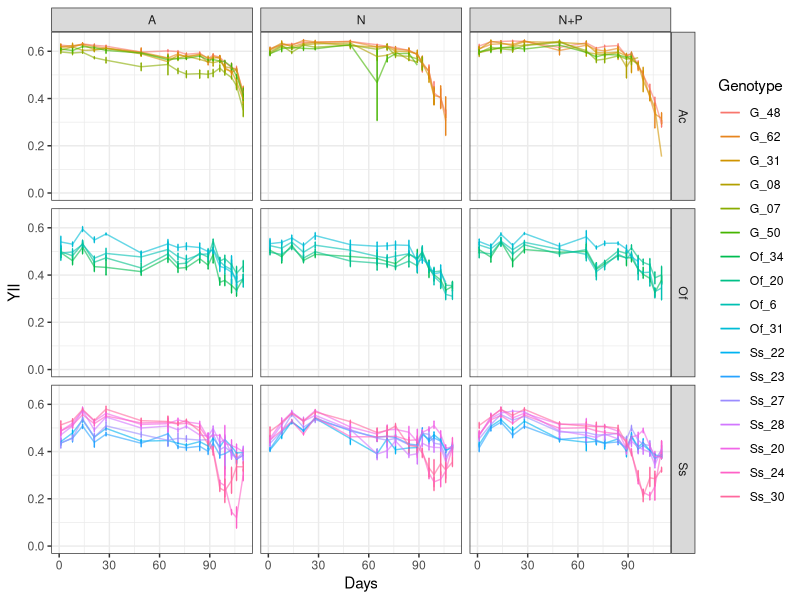
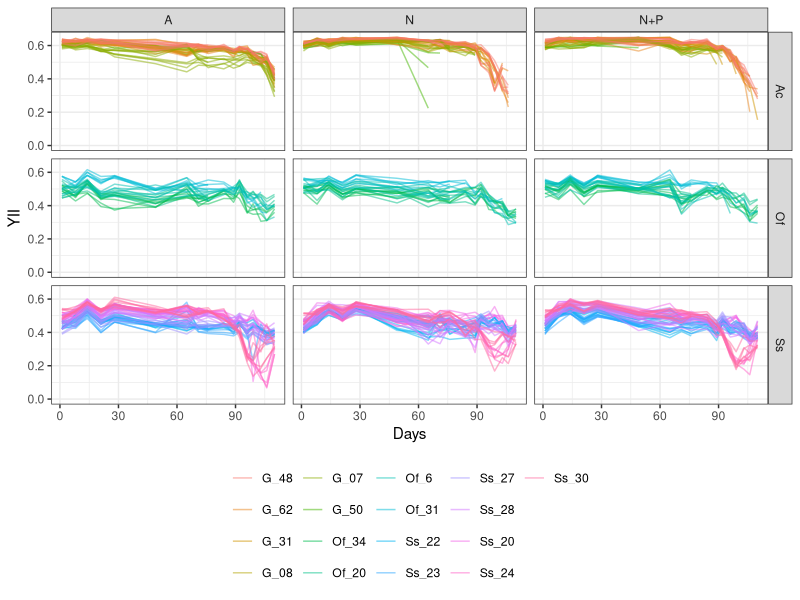
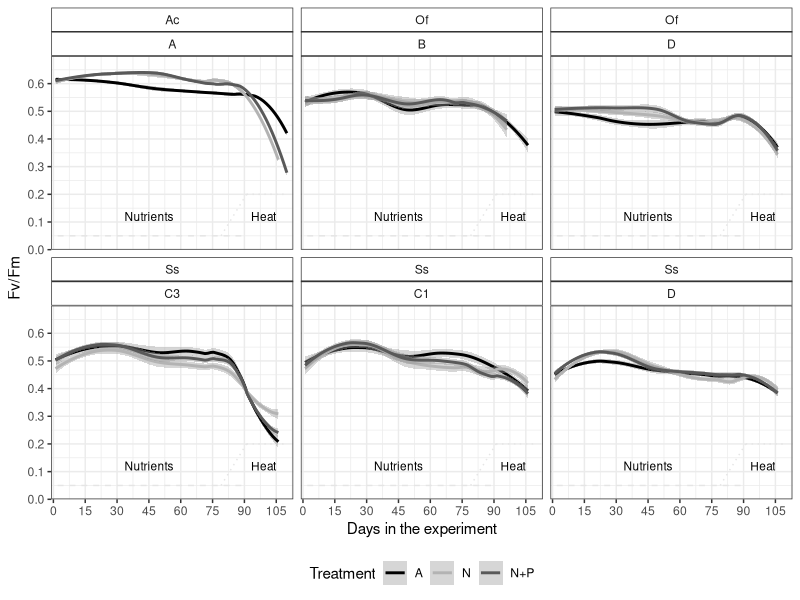
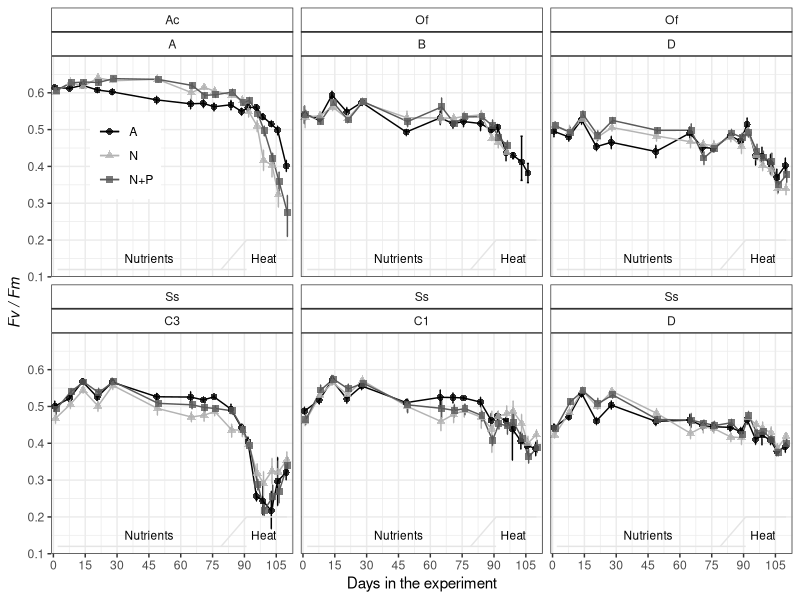
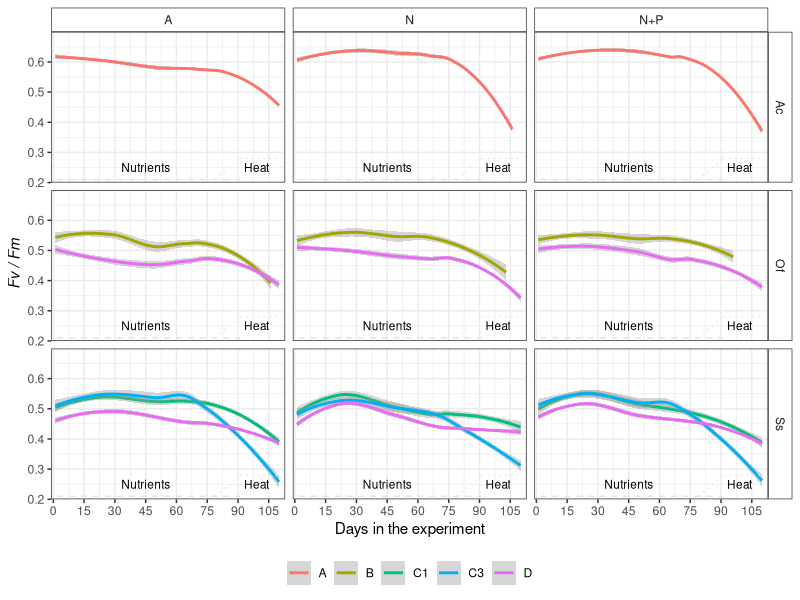

Reproduce these figures in R, in order. (Note: this script raises an error after producing the figures.)
## ---- chunk 1
knitr::opts_chunk$set(echo = TRUE, warning=FALSE, message=FALSE, fig.width=7, fig.height=7)
## ---- chunk 2

# Load libraries and sources required to run the script
    library(tidyverse)
    library(ggthemes)
    library(lmerTest)
    library(emmeans)
    library(multcomp)
    library(effects)
    library(gridExtra)
    library(rstatix)

# Default ggplot settings

    Fill.colour<-scale_colour_manual(values = c("black", "gray70", "gray35"))

    ggthe_bw<-theme(plot.background=element_blank(),
          panel.grid.major.y = element_blank(),
          panel.grid.major.x = element_blank(),
          panel.grid.minor.x = element_blank(),
          panel.grid.minor.y = element_blank(),
          legend.box.background = element_rect(),
          panel.background =element_rect(fill = NA, color = "black")
          )+
    theme_bw()
## ---- chunk 3
  YII.data<-read.csv("YII_Data/All_YII_data.csv", header = T)
  summary(YII.data)
## ---- chunk 4
# Organize data type
      YII.data$Date<-as.Date(YII.data$Date, "%Y-%m-%d")
      YII.data$Days<-(as.numeric(YII.data$Date) -17485)
      #Time as a factor, not as int
      str(YII.data)
      YII.data$DaysF<-as.factor(YII.data$Days)

      
      YII.data$Spp <- as.factor(YII.data$Spp)
      
      YII.data$Treatment <- as.factor(YII.data$Treatment)
      
      YII.data$Genotype<-factor(as.character(YII.data$Genotype), 
                             levels=c("G_48", "G_62","G_31", 
                                      "G_08","G_07", "G_50", 
                            "Of_34","Of_20","Of_6", "Of_31",
                            "Ss_22","Ss_23","Ss_27", "Ss_28",
                            "Ss_20", "Ss_24","Ss_30"
                             ))  # D dominance order
      YII.data$Community <- factor(YII.data$Community, 
                                   levels = c("A", "B", "C3", "C1", "D"))
      
# Check the data
      str(YII.data)
      summary(YII.data)
## ---- chunk 5
 # Remove baseline values
      YII.data<-subset(YII.data, Days>-1)
    # Remove recovery values
      YII.data<-subset(YII.data, Days<112)
      # write.csv(YII.data, "Outputs/Experiment_YII_data.csv", row.names = F)  
    # YII.Wide<- reshape(YII.data, idvar = "Fragment", timevar = "Days", direction = "wide")
      
      Spp.fragments<-YII.data %>% 
        group_by(Spp, Genotype, Treatment, Replicate) %>% count(Fragment)
      Spp.fragments
      #write.csv(Spp.fragments, "Outputs/Meassurments_perFragments.csv", row.names = F)

# Subset data 
      YII.nutrients<-subset(YII.data, Days<80)
      YII.heat<-subset(YII.data, Days>75)

## ---- chunk 6
YII_Colony<- ggplot(YII.data, aes (Days, YII, colour=Genotype)) +
        stat_summary(fun.data = "mean_cl_boot",geom = "errorbar", width = 0.5)+
        stat_summary(fun.y=mean, geom="line", alpha=0.6) +   theme_bw()
      YII_Colony + ylim(0.0, 0.65) + facet_grid (Spp~Treatment)
      
YII_Frag_Gen<- ggplot(YII.data, aes (Days, YII, colour=Genotype, group=Fragment)) +
        stat_summary(fun.y=mean, geom="line", alpha=0.5) +  
        theme_bw() + theme(legend.position = "bottom",
                           legend.title = element_blank())
      YII_Frag_Gen + ylim(0.0, 0.65) + facet_grid (Spp~Treatment)
## ---- chunk 7

DropPlot<-YII.data[which(YII.data$Spp !="Ac" &
                        YII.data$DaysF==110),]

YII.datab<-YII.data[!(YII.data$Sample) %in% (DropPlot$Sample),]
  
YII_Treat<- ggplot(YII.datab, aes (Days, YII, colour=Treatment)) +
        #stat_summary(fun.data = "mean_cl_boot",geom = "errorbar", 
        #             width = 0.2, position = position_dodge(1) ) +
        ggthe_bw+ Fill.colour +
        # stat_summary(fun.y=mean, geom="point")  +
        theme(legend.position="bottom",
              strip.background = element_rect(fill="white"))+
        scale_y_continuous(limits = c(0, 0.7),
                           breaks = seq(0, 0.6, 0.1),  
                           expand = c(0, 0),
                           name=("Fv/Fm")) +
        scale_x_continuous(name="Days in the experiment",
                           limits = c(-1,113),
                           breaks = seq(0, 113, 15),  
                           expand = c(0, 0))+
        annotate("segment", x = 2, xend = 91, y = 0.05, yend = 0.05,
                  colour = "gray90", linetype=2)+
        annotate("segment", x = 79, xend = 91, y = 0.05, yend = 0.20,
                  colour = "gray90", linetype=3)+
        annotate("segment", x = 91, xend = 110, y = 0.20, yend = 0.20,
                  colour = "gray90", linetype=3)+
        annotate("text", x = 45, y = 0.12, label = "Nutrients", size=3)+
        annotate("text", x = 99, y = 0.12, label = "Heat", size=3)
#YII_Treat + facet_grid (~Spp) + geom_smooth(span=0.5)

All_SppFif<-YII_Treat + facet_wrap (Spp~Community) + geom_smooth(span=0.5)
All_SppFif

#ggsave(file="Outputs/All_spp_YII_Treatb.svg", plot=All_SppFif, width=7, height=6)

## ---- chunk 8

YII_Treat_BW<- ggplot(data=YII.data, aes (Days, YII, colour=factor(Treatment), shape=factor(Treatment))) + 
        ggthe_bw + Fill.colour+
        stat_summary(fun.data = "mean_cl_boot",geom = "errorbar", width = 1,
                     position = position_dodge(1) )+
        stat_summary(fun.y=mean, geom="line", position = position_dodge(1), 
                     linetype=1, alpha=1) + 
         stat_summary(fun.y=mean, geom="point", size = 2,
                   position=position_dodge(width=1), alpha=0.8)  +
        theme(legend.position=c(0.1, 0.8),
        legend.title = element_blank(), 
        strip.background =element_rect(fill=NA)) + # geom_smooth()+
      
    scale_y_continuous(limits = c(0.1, 0.7),
                           breaks = seq(0.1, 0.6, 0.1),  
                           expand = c(0, 0),
                           name=expression(~italic("Fv / Fm"))) +
        scale_x_continuous(name="Days in the experiment",
                           limits = c(-1,113),
                           breaks = seq(0, 113, 15),  
                           expand = c(0, 0))+
        annotate("segment", x = 2, xend = 91, y = 0.12, yend = 0.12,
                  colour = "gray90", linetype=1)+
        annotate("segment", x = 79, xend = 91, y = 0.12, yend = 0.20,
                  colour = "gray90", linetype=1)+
        annotate("segment", x = 91, xend = 110, y = 0.20, yend = 0.20,
                  colour = "gray90", linetype=1)
        
      
  Figure3b<-YII_Treat_BW + #facet_grid (Spp~.)+
        annotate("text", x = 45, y = 0.15, label = "Nutrients", size=3)+
        annotate("text", x = 99, y = 0.15, label = "Heat", size=3)+
        facet_wrap(Spp~Community)
  Figure3b
#ggsave(file="Outputs/Fig_3b_Acer_YII_Treat.svg", plot=Figure3, width=3.5, height=3)
## ---- chunk 9
YII_Treat_Sym_Spp<- ggplot(data=subset(YII.data), aes (Days, YII, colour=factor(InitialCommunity))) +
         ggthe_bw + geom_smooth()+
   theme(legend.position="bottom", 
              legend.title = element_blank(),
              strip.background = element_rect(fill="white"))+
  scale_y_continuous(limits = c(0.2, 0.7),
                           breaks = seq(0.1, 0.65, 0.1),  
                           expand = c(0, 0),
                           name=expression(~italic("Fv / Fm"))) +
  scale_x_continuous(name="Days in the experiment",
                           limits = c(-1,113),
                           breaks = seq(0, 113, 15),  
                           expand = c(0, 0))+
  annotate("segment", x = 2, xend = 91, y = 0.21, yend = 0.21,
                  colour = "gray90", linetype=2)+
  annotate("segment", x = 79, xend = 91, y = 0.21, yend = 0.28,
                  colour = "gray90", linetype=3)+
  annotate("segment", x = 91, xend = 110, y = 0.28, yend = 0.28,
                  colour = "gray90", linetype=3)

        
Figure3c<-YII_Treat_Sym_Spp + facet_grid (Spp~Treatment)+
        annotate("text", x = 45, y = 0.25, label = "Nutrients", size=3)+
        annotate("text", x = 99, y = 0.25, label = "Heat", size=3)
Figure3c

## ---- chunk 10

# All spp together
      LME1<-lmer(YII ~ Treatment * DaysF * Spp + (1|Genotype),
                REML=TRUE, data=YII.data, na.action=na.omit)
       lmerTest::step (LME1)
       drop1(LME1, test = "Chisq")
       #summary(LME1)
       anova(LME1)
       ranova(LME1)
      
      # EMMs
      All.YII.emm<-emmeans(LME1, ~Treatment * DaysF* Spp)
      emmip(LME1, ~DaysF|Treatment|Spp, CIs = TRUE) + theme_bw() + facet_grid(Spp~Treatment)
  # Spp responded differently, do separate analysis for each one
## ---- chunk 11
YII.Acer<-subset(YII.data, Spp=="Ac")
YII.Acer$Nutrients<-"Nutrients"
YII.Acer$Nutrients[YII.Acer$Treatment=="A"]<-"Ambient"
## ---- chunk 12
# 1. Find the best model
YII.Acer$DaysF<-as.factor(YII.Acer$Days)

LME_Acer<-lmerTest::lmer(YII ~ Treatment * DaysF + 
                             (1|Genotype) + (1|Replicate) +  (1|Fragment), 
                              data=YII.Acer, na.action=na.omit)
      #summary(LME_Acer)
      
      Step.LME_Acer<-step (LME_Acer) # Replicate is not significant
      anova(LME_Acer)
      ranova(LME_Acer)# Replicate is not significant
      
      # Drop (1|Replicate)
      final_fm <- get_model(Step.LME_Acer)
      #summary(final_fm)
      
  LME_Acer1<-lmerTest::lmer(YII ~ Treatment * DaysF + 
                             (1|Genotype/Fragment), 
                              data=subset(YII.data, Spp=="Ac"), na.action=na.omit)
      
  ranova(LME_Acer1)
  
  LME_Acer2<-lmerTest::lmer(YII ~ Treatment * DaysF + 
                             (1|Genotype) +  (1|Fragment), 
                              data=subset(YII.data, Spp=="Ac"), na.action=na.omit)
  ranova(LME_Acer2)    
  
  anova(LME_Acer1, LME_Acer2) # LME_Acer1 and LME_Acer2 are the same 
  
#2. Extract EMMs
      Acer.YII.emm<-emmeans(LME_Acer1, ~Treatment | DaysF)
      contrast(Acer.YII.emm, "tukey")
      
      Acer.YII.emm<-emmeans(LME_Acer1, ~Treatment * DaysF)
      
      # Effect plot options
      emmip(LME_Acer, ~DaysF|Treatment, CIs = TRUE) + theme_bw() # interaction plot of predictions
      
      Acer.YII_groups<-cld(Acer.YII.emm, by=NULL) # compact-letter display
      Acer.YII_groups<-Acer.YII_groups[order(Acer.YII_groups$Treatment, Acer.YII_groups$Day),]
      Acer.YII_groups
      #write.csv(Acer.YII_groups, "Outputs/Multicomp_AcerYII.csv", row.names = F)
## ---- chunk 13
#Time as a factor, not as int
      str(YII.data)
      YII.data$DaysF<-as.factor(YII.data$Days)
## ---- chunk 14

YII.Ofav<-subset(YII.data, Spp=="Of")

YII.Ofav.0<-subset(YII.Ofav, Days<2)
YII.Ofav.C<-subset(YII.Ofav, Days<77)
YII.Ofav.C.1<-subset(YII.Ofav.C, Days>2)
YII.Ofav.H<-subset(YII.Ofav, Days>75)

## ---- chunk 15

YII.Ssid<-subset(YII.data, Spp=="Ss")

YII.Ssid.0<-subset(YII.Ssid, Days<2)
YII.Ssid.C<-subset(YII.Ssid, Days<77)
YII.Ssid.C.1<-subset(YII.Ssid.C, Days>2)
YII.Ssid.H<-subset(YII.Ssid, Days>75)

## ---- chunk 16

LME_Ofav0<-lmer(YII ~ Treatment + InitialCommunity + (1|Replicate), 
                     data=YII.Ofav.0)
     #step (LME_Ofav0) 
     anova(LME_Ofav0) # Treatment not significant        
     ranova(LME_Ofav0) #  Replicate is not significant         
     

LME_Ofav0<-lm(YII ~ InitialCommunity, data=YII.Ofav.0)
     step (LME_Ofav0) 
     anova(LME_Ofav0)         

# EMMs
    Ofav.YII.emm0<-emmeans(LME_Ofav0, ~ InitialCommunity)
      # contrast(Ssid.YII.emm, "tukey")
      
      # Tukey comparison (do not trust CI to compare EMMs)
      plot(emmeans(LME_Ofav0, ~InitialCommunity), comparisons = TRUE) +
        coord_flip(xlim = NULL, ylim = NULL, expand = TRUE) +
        theme_bw()
      
      Ofav.YII_groups0<-cld(Ofav.YII.emm0, by=NULL) # compact-letter display
      Ofav.YII_groups0
      # write.csv(Ofav.YII_groups0, "Outputs/Multicomp_OfavYII0.csv", row.names = F)

## ---- chunk 17

LME_Ssid0<-lmer(YII ~ Treatment + InitialCommunity + (1|Replicate), 
                     data=YII.Ssid.0)
     step (LME_Ssid0) #  Treatemnt and replicate are significant :/
     anova(LME_Ssid0)         
     ranova(LME_Ssid0)         
     

# EMMs
      Ssid.YII.emm0<-emmeans(LME_Ssid0, ~ InitialCommunity)
      # contrast(Ssid.YII.emm, "tukey")
      
      # Tukey comparison (do not trust CI to compare EMMs)
      plot(emmeans(LME_Ssid0, ~InitialCommunity), comparisons = TRUE) +
        coord_flip(xlim = NULL, ylim = NULL, expand = TRUE) +
        theme_bw()
      
      Ssid.YII_groups0<-cld(Ssid.YII.emm0, by=NULL) # compact-letter display
      Ssid.YII_groups0
      # write.csv(Ssid.YII_groups0, "Outputs/Multicomp_SsidYII0.csv", row.names = F)

## ---- chunk 18
LME_Ofav1.1<-lmer(YII ~ Treatment * InitialCommunity + (1|Fragment), 
                     data=YII.Ofav.C.1)
     step (LME_Ofav1.1) #  Replicate is significant
     anova(LME_Ofav1.1)         
     ranova(LME_Ofav1.1)         
     
# EMMs
    Ofav.YII.emm1.1<-emmeans(LME_Ofav1.1, ~ InitialCommunity|Treatment)
    # contrast(Ssid.YII.emm, "tukey")
      
    # Tukey comparison (do not trust CI to compare EMMs)
      plot(emmeans(LME_Ofav1.1, ~Treatment|InitialCommunity), comparisons = TRUE) +
      coord_flip(xlim = NULL, ylim = NULL, expand = TRUE) + facet_grid(~InitialCommunity) +
        theme_bw()
      
      Ofav.YII.emm1.1<-cld(Ofav.YII.emm1.1, by=NULL) # compact-letter display
      Ofav.YII.emm1.1
      #write.csv(Ofav.YII.emm1.1, "Outputs/Multicomp_OfavYII1.csv", row.names = F)

## ---- chunk 19
 
# 1. Ofav- Days 
      LME_Ofav<-lmer(YII ~ Treatment * Days * InitialCommunity +
                       (1|Genotype) + (1|Fragment) +(1|Replicate), 
                        data=YII.Ofav.C, na.action=na.omit)
      lmerTest::step (LME_Ofav) # Replicate is not significant
      ranova(LME_Ofav)
      
      LME_Ofav1<-lmer(YII ~ Treatment * Days * InitialCommunity + 
                        (1 | Genotype/Fragment),
                      data=YII.Ofav.C, na.action=na.omit)
      lmerTest::step (LME_Ofav1)
      
      
# 2. Predict values:
    pred_Ofav1 <- predict(LME_Ofav1,re.form = NA)

  #3. Bootstrap CI:
    OF.boot1 <- bootMer(LME_Ofav1, predict, nsim = 1000, re.form = NULL) # include random effects, reduce CI lot!
    std.err <- apply(OF.boot1$t, 2, sd)
    CI.lo_1 <- pred_Ofav1 - std.err*1.96
    CI.hi_1 <- pred_Ofav1 + std.err*1.96

  #Plot
  Model_of_1b_plot<- ggplot(
    YII.Ofav.C, aes(x = Days, y = YII, colour = Treatment)) +
    geom_line(aes(y = pred_Ofav1),size=2) +
    #geom_point(aes(fill=factor(Treatment)),
    #         shape = 21, colour = "black", size = 2, stroke = 0.3, alpha=0.3) +
    geom_ribbon(aes(ymin = CI.lo_1, ymax = CI.hi_1),
                size=2, alpha = 0.1, linetype = 0) +
    #scale_color_manual(values=my_colours) +
    #scale_fill_manual(values=my_colours) +
    scale_y_continuous(name=expression(~italic("Fv / Fm")),
                      limits = c(0.35, 0.61), 
                      breaks = seq(0.4, 0.6, by=0.1), expand = c(0,0))+
    scale_x_continuous("Days in the experiment", limits = c(0, 78),
                     breaks = seq(0, 76, by=7), expand = c(0,0))+
    
     stat_summary(fun.data = "mean_cl_boot",geom = "errorbar", width = 1,
                   position = position_dodge(1) )+
    stat_summary(fun.y=mean, geom="line", position = position_dodge(1), 
                linetype=1, alpha=0.5) + 

    # stat_summary(fun.y=mean, geom="point", size =1,
    #             position=position_dodge(width=1), alpha=0.8)  +
    ggthe_bw
  
  Model_of_1b_plot + facet_grid(~InitialCommunity)
  
## ---- chunk 20
# 1. Ofav- Days 
      LME_Ofav<-lmer(YII ~ Treatment * DaysF * InitialCommunity +
                       (1|Genotype) + (1|Fragment) +(1|Replicate), 
                        data=YII.Ofav.C, na.action=na.omit)
      lmerTest::step (LME_Ofav) # Replicate is not significant
      ranova(LME_Ofav)
      
      LME_Ofav1.2<-lmer(YII ~ Treatment * DaysF * InitialCommunity + 
                        (1|Fragment),
                      data=YII.Ofav.C, na.action=na.omit)
      lmerTest::step (LME_Ofav1.2)
      
      
  # 2. Predict values:
    pred_Ofav1.2 <- predict(LME_Ofav1.2,re.form = NA)

  #3. Bootstrap CI:
    OF.boot1.2 <- bootMer(LME_Ofav1.2, predict, nsim = 1000, re.form = NULL) # include random effects, reduce CI lot!
    std.err <- apply(OF.boot1.2$t, 2, sd)
    CI.lo_1 <- pred_Ofav1.2 - std.err*1.96
    CI.hi_1 <- pred_Ofav1.2 + std.err*1.96

  #Plot
  Model_of_1.2_plot<- ggplot(
    YII.Ofav.C, aes(x = Days, y = YII, colour = Treatment)) +
    geom_line(aes(y = pred_Ofav1.2),size=2) +
    #geom_point(aes(fill=factor(Treatment)),
    #         shape = 21, colour = "black", size = 2, stroke = 0.3, alpha=0.3) +
    geom_ribbon(aes(ymin = CI.lo_1, ymax = CI.hi_1),
                size=2, alpha = 0.1, linetype = 0) +
    #scale_color_manual(values=my_colours) +
    #scale_fill_manual(values=my_colours) +
    scale_y_continuous(name=expression(~italic("Fv / Fm")),
                       limits = c(0.35, 0.61), 
                       breaks = seq(0.4, 0.6, by=0.1), expand = c(0,0))+
    scale_x_continuous("Days in the experiment", limits = c(0, 78),
                     breaks = seq(0, 76, by=7), expand = c(0,0))+
    
     stat_summary(fun.data = "mean_cl_boot",geom = "errorbar", width = 1,
                   position = position_dodge(1) )+
      stat_summary(fun.y=mean, geom="point", size =1,
                   position=position_dodge(width=1), alpha=0.8)  +
    ggthe_bw
  
  Model_of_1.2_plot + facet_grid(~InitialCommunity)
  
  # EMMs
    Ofav.YII.emmC<-emmeans(LME_Ofav1.2, ~Treatment * DaysF * InitialCommunity)
    #contrast(Ofav.YII.emm, "tukey")
      
      
      # Ofav.YII_groupsC<-cld(Ofav.YII.emmC, by=NULL) # compact-letter display
      # Ofav.YII_groupsC<-Ofav.YII_groupsC[order(
      #   Ofav.YII_groupsC$Days,
      #   Ofav.YII_groupsC$Treatment,
      #   Ofav.YII_groupsC$InitialCommunity),]
      # Ofav.YII_groupsC
      # write.csv(Ofav.YII_groupsC, "Outputs/Multicomp_OfavYIIC.csv", row.names = F)
## ---- chunk 21
LME_Ssid1.1<-lmer(YII ~ Treatment * InitialCommunity + (1|Fragment), 
                     data=YII.Ssid.C.1)
     step (LME_Ssid1.1) #  Replicate is significant
     anova(LME_Ssid1.1)         
     ranova(LME_Ssid1.1)         
     
# EMMs
    Ssid.YII.emm1.1<-emmeans(LME_Ssid1.1, ~ InitialCommunity|Treatment)
    # contrast(Ssid.YII.emm, "tukey")
      
    # Tukey comparison (do not trust CI to compare EMMs)
      plot(emmeans(LME_Ssid1.1, ~Treatment|InitialCommunity), comparisons = TRUE) +
      coord_flip(xlim = NULL, ylim = NULL, expand = TRUE) + facet_grid(~InitialCommunity)+
        theme_bw()
      
      Ssid.YII.Groups1.1<-cld(Ssid.YII.emm1.1, by=NULL) # compact-letter display
      Ssid.YII.Groups1.1<- Ssid.YII.Groups1.1[order(
        Ssid.YII.Groups1.1$InitialCommunity, 
        Ssid.YII.Groups1.1$Treatment),]
      Ssid.YII.Groups1.1
     #write.csv( Ssid.YII.Groups1.1, "Outputs/Multicomp_SsidYII1.1.csv", row.names = F)
## ---- chunk 22
LME_Ssid<-lmer(YII ~ Treatment * Days * InitialCommunity +
                       (1|Fragment) +(1|Replicate), 
                     data=subset(YII.Ssid.C))
     step (LME_Ssid) #  Replicate is not significant
     anova(LME_Ssid)         
     ranova(LME_Ssid)         
     
LME_Ssid1<-lmer(YII ~ Treatment * Days * InitialCommunity +
                       (1|Fragment),
                     data=YII.Ssid.C, na.action=na.omit)


# EMMs
      Ssid.YII.emm1<-emmeans(LME_Ssid1, ~Treatment * Days * InitialCommunity)
      # contrast(Ssid.YII.emm, "tukey")
      
      # Effect plot options
      emmip(LME_Ssid1, ~InitialCommunity|Treatment, CIs = TRUE) + theme_bw() # interaction plot of predictions

## ---- chunk 23
# 2. Predict values:
    predSs1 <- predict(LME_Ssid1,re.form = NA)

# 3. Bootstrap CI:
    boot1Ss <- bootMer(LME_Ssid1, predict, nsim = 1000, re.form = NULL) # include random effects, reduce CI lot!
    std.err <- apply(boot1Ss$t, 2, sd)
    CI.lo_1 <- predSs1 - std.err*1.96
    CI.hi_1 <- predSs1 + std.err*1.96
## ---- chunk 24
# 4. Plot
  Model1Ss_plot<- ggplot(
    YII.Ssid.C, aes(x = Days, y = YII, colour = Treatment)) +
    geom_line(aes(y = predSs1),size=2) +
    #geom_point(aes(fill=factor(Treatment)),
    #         shape = 21, colour = "black", size = 2, stroke = 0.3, alpha=0.5) +
    geom_ribbon(aes(ymin = CI.lo_1, ymax = CI.hi_1),
                size=2, alpha = 0.1, linetype = 0) +
    #scale_color_manual(values=my_colours) +
    #scale_fill_manual(values=my_colours) +
    scale_y_continuous(name=expression(~italic("Fv / Fm")),
                       limits = c(0.3, 0.6), 
                       breaks = seq(0.3, 0.6, by=0.1), expand = c(0,0))+
    scale_x_continuous("Days in the experiment (C phase)", limits = c(0, 78),
                     breaks = seq(0, 76, by=7), expand = c(0,0))+
    
    stat_summary(fun.data = "mean_cl_boot",geom = "errorbar", width = 1,
                   position = position_dodge(1) )+
    stat_summary(fun.y=mean, geom="line", position = position_dodge(1), 
                   linetype=1, alpha=0.5) + 
    #stat_summary(fun.y=mean, geom="point", size =1,
    #               position=position_dodge(width=1), alpha=0.8)  +
    ggthe_bw # + Fill.colour
  
  Model1Ss_plot + facet_grid(~InitialCommunity)
## ---- chunk 25
# 1. Ssid- Days 
      LME_Ssid<-lmer(YII ~ Treatment * DaysF * InitialCommunity +
                       (1|Genotype) + (1|Fragment) +(1|Replicate), 
                        data=YII.Ssid.C, na.action=na.omit)
      lmerTest::step (LME_Ssid) # Replicate is not significant
      ranova(LME_Ssid)
      
      LME_Ssid1.2<-lmer(YII ~ Treatment * DaysF * InitialCommunity + 
                        (1|Fragment),
                      data=YII.Ssid.C, na.action=na.omit)
      lmerTest::step (LME_Ssid1.2)
## ---- chunk 26
# 2. Predict values:
    pred_Ssid1.2 <- predict(LME_Ssid1.2,re.form = NA)

  #3. Bootstrap CI:
    Ss.boot1.2 <- bootMer(LME_Ssid1.2, predict, nsim = 1000, re.form = NULL) # include random effects, reduce CI lot!
    std.err <- apply(Ss.boot1.2$t, 2, sd)
    CI.lo_1 <- pred_Ssid1.2 - std.err*1.96
    CI.hi_1 <- pred_Ssid1.2 + std.err*1.96
## ---- chunk 27
# 4. Plot
  Model_Ss_1.2_plot<- ggplot(
    YII.Ssid.C, aes(x = Days, y = YII, colour = Treatment)) +
    geom_line(aes(y = pred_Ssid1.2),size=2) +
    #geom_point(aes(fill=factor(Treatment)),
    #         shape = 21, colour = "black", size = 2, stroke = 0.3, alpha=0.3) +
    geom_ribbon(aes(ymin = CI.lo_1, ymax = CI.hi_1),
                size=2, alpha = 0.1, linetype = 0) +
    #scale_color_manual(values=my_colours) +
    #scale_fill_manual(values=my_colours) +
    scale_y_continuous(name=expression(~italic("Fv / Fm")),
                       limits = c(0.35, 0.6), 
                       breaks = seq(0.4, 0.6, by=0.1), expand = c(0,0))+
    scale_x_continuous("Days in the experiment", limits = c(0, 78),
                     breaks = seq(0, 76, by=7), expand = c(0,0))+
    
    stat_summary(fun.data = "mean_cl_boot",geom = "errorbar", width = 1,
                   position = position_dodge(1) )+
    stat_summary(fun.y=mean, geom="point", size =1,
                   position=position_dodge(width=1), alpha=0.8)  +
    ggthe_bw
  
  Model_Ss_1.2_plot + facet_grid(~InitialCommunity)
## ---- chunk 28
# 5. EMMs
    Ssid.YII.emmC<-emmeans(LME_Ssid1.2, ~Treatment * DaysF * InitialCommunity)
      #contrast(Ssid.YII.emm, "tukey")
      
      
       Ssid.YII_groupsC<-cld(Ssid.YII.emmC, by=NULL) # compact-letter display
       Ssid.YII_groupsC<-Ssid.YII_groupsC[order(
         Ssid.YII_groupsC$DaysF,
         Ssid.YII_groupsC$InitialCommunity,
         Ssid.YII_groupsC$Treatment),]
       Ssid.YII_groupsC
       #write.csv(Ssid.YII_groupsC, "Outputs/Multicomp_SsidYIIC.csv", row.names = F)

## ---- chunk 29
# 1. Ofav- Days 
      LME_Ofav.H<-lmer(YII ~ Treatment * Days * InitialCommunity +
                       (1|Genotype) + (1|Fragment) +(1|Replicate), 
                        data=YII.Ofav.H, na.action=na.omit)
      lmerTest::step (LME_Ofav.H) # Replicate is not significant
      ranova(LME_Ofav.H)
      
      LME_Ofav.H1<-lmer(YII ~ Treatment * Days + 
                        (1 | Genotype/Fragment),
                      data=YII.Ofav.H, na.action=na.omit)
      lmerTest::step (LME_Ofav.H1)
## ---- chunk 30
# 2. Predict values:
    pred_Ofav.H <- predict(LME_Ofav.H1,re.form = NA)

#3. Bootstrap CI:
    OF.bootH <- bootMer(LME_Ofav.H1, predict, nsim = 1000, re.form = NULL) # include random effects, reduce CI lot!
    std.err <- apply(OF.bootH$t, 2, sd)
    CI.lo_H <- pred_Ofav.H - std.err*1.96
    CI.hi_H <- pred_Ofav.H + std.err*1.96
## ---- chunk 31
 # 4 .Plot
  Model_of_H_plot<- ggplot(
    YII.Ofav.H, aes(x = Days, y = YII, colour = Treatment)) +
    geom_line(aes(y = pred_Ofav.H),size=2) +
    #geom_point(aes(fill=factor(Treatment)),
    #         shape = 21, colour = "black", size = 2, stroke = 0.3, alpha=0.3) +
    geom_ribbon(aes(ymin = CI.lo_H, ymax = CI.hi_H),
                size=2, alpha = 0.1, linetype = 0) +
    #scale_color_manual(values=my_colours) +
    #scale_fill_manual(values=my_colours) +
    scale_y_continuous(name=expression(~italic("Fv / Fm")),
                       limits = c(0.25, 0.58), 
                       breaks = seq(0.3, 0.5, by=0.1), expand = c(0,0))+
    scale_x_continuous("Days in the experiment (H phase)", limits = c(80, 112),
                     breaks = seq(80, 110, by=7), expand = c(0,0))+
    
    stat_summary(fun.data = "mean_cl_boot",geom = "errorbar", width = 1,
                   position = position_dodge(1) )+
    stat_summary(fun.y=mean, geom="line", position = position_dodge(1), 
                   linetype=1, alpha=1) + 
    stat_summary(fun.y=mean, geom="point", size =1,
                   position=position_dodge(width=1), alpha=0.8)  +
    ggthe_bw
  
  Model_of_H_plot
  Model_of_H_plot+ facet_grid(InitialCommunity~.)
  
## ---- chunk 32
# 1. Ofav- Days 
    LME_Ofav.HF<-lmer(YII ~ Treatment * DaysF * Community +
                       (1|Genotype) + (1|Fragment) +(1|Replicate), 
                        data=YII.Ofav.H, na.action=na.omit)
      lmerTest::step (LME_Ofav.HF) # Replicate is not significant
      ranova(LME_Ofav.HF)
      
      LME_Ofav.HF.1<-lmer(YII ~ Treatment + DaysF + Community + 
                          (1 | Genotype) + (1 | Fragment) +
                          Treatment:DaysF + DaysF:Community,
                      data=YII.Ofav.H, na.action=na.omit)
      lmerTest::step (LME_Ofav.HF.1)
## ---- chunk 33
# 2. Predict values:
    pred_OfavHF <- predict(LME_Ofav.HF.1,re.form = NA)

# 3. Bootstrap CI:
    OF.bootHF <- bootMer(LME_Ofav.HF.1, predict, nsim = 1000, re.form = NULL) # include random effects, reduce CI lot!
    std.err <- apply(OF.bootHF$t, 2, sd)
    CI.lo_HF <- pred_OfavHF - std.err*1.96
    CI.hi_HF <- pred_OfavHF + std.err*1.96
## ---- chunk 34
# 4. Plot
  Model_of_HF_plot<- ggplot(
    YII.Ofav.H, aes(x = Days, y = YII, colour = Treatment)) +
    geom_line(aes(y = pred_OfavHF),size=2) +
    #geom_point(aes(fill=factor(Treatment)),
    #         shape = 21, colour = "black", size = 2, stroke = 0.3, alpha=0.3) +
    geom_ribbon(aes(ymin = CI.lo_HF, ymax = CI.hi_HF),
                size=2, alpha = 0.1, linetype = 0) +
    #scale_color_manual(values=my_colours) +
    #scale_fill_manual(values=my_colours) +
    scale_y_continuous(name=expression(~italic("Fv / Fm")), 
                       limits = c(0.25, 0.55), 
                       breaks = seq(0.3, 0.5, by=0.1), expand = c(0,0))+
    scale_x_continuous("Days in the experiment (H phase)", limits = c(80, 112),
                     breaks = seq(80, 110, by=7), expand = c(0,0))+
    
    stat_summary(fun.data = "mean_cl_boot",geom = "errorbar", width = 1,
                   position = position_dodge(1) )+
    stat_summary(fun.y=mean, geom="point", size =1,
                   position=position_dodge(width=1), alpha=0.8)  +
    ggthe_bw
  
  Model_of_HF_plot
  Model_of_HF_plot + facet_grid(Community~.)
## ---- chunk 35
# 5. EMMs
      Ofav.YII.emmH<-emmeans(LME_Ofav.HF.1, ~ Treatment:DaysF + DaysF:Community)
      #contrast(Ofav.YII.emmH, "tukey")
      
      Ofav.YII_groupsH<-cld(Ofav.YII.emmH, by=NULL) # compact-letter display
      Ofav.YII_groupsH<-Ofav.YII_groupsH[order(
        Ofav.YII_groupsH$Days,
        Ofav.YII_groupsH$Treatment,
        Ofav.YII_groupsH$Community),]
      Ofav.YII_groupsH
      #write.csv(Ofav.YII_groupsH, "Outputs/Multicomp_OfavYII_H.csv", row.names = F)
## ---- chunk 36
# 1. Ssid- Days 
      LME_Ssid.H<-lmer(YII ~ Treatment * Days * InitialCommunity +
                       (1|Genotype) + (1|Fragment) +(1|Replicate), 
                        data=YII.Ssid.H, na.action=na.omit)
      lmerTest::step (LME_Ssid.H) # Replicate is not significant
      ranova(LME_Ssid.H)
      
      LME_Ssid.H1<-lmer(YII ~ Treatment * Days * InitialCommunity + 
                        (1 | Genotype/Fragment),
                      data=YII.Ssid.H, na.action=na.omit)
      lmerTest::step (LME_Ssid.H1)
      anova(LME_Ssid.H1)
## ---- chunk 37
# 2. Predict values:
    pred_Ssid.H <- predict(LME_Ssid.H1,re.form = NA)

#3. Bootstrap CI:
    Ss.bootH <- bootMer(LME_Ssid.H1, predict, nsim = 1000, re.form = NULL) # include random effects, reduce CI lot!
    std.errSH <- apply(Ss.bootH$t, 2, sd)
    CI.lo_SH <- pred_Ssid.H - std.errSH*1.96
    CI.hi_SH <- pred_Ssid.H + std.errSH*1.96
## ---- chunk 38
 # 4 .Plot
  Model_Ss_H_plot<- ggplot(
    YII.Ssid.H, aes(x = Days, y = YII, colour = Treatment)) +
    geom_line(aes(y = pred_Ssid.H),size=2) +
    #geom_point(aes(fill=factor(Treatment)),
    #         shape = 21, colour = "black", size = 2, stroke = 0.3, alpha=0.3) +
    geom_ribbon(aes(ymin = CI.lo_SH, ymax = CI.hi_SH),
                size=2, alpha = 0.1, linetype = 0) +
    #scale_color_manual(values=my_colours) +
    #scale_fill_manual(values=my_colours) +
    scale_y_continuous(name=expression(~italic("Fv / Fm")),
                       limits = c(0.1, 0.58), 
                       breaks = seq(0.1, 0.5, by=0.1), expand = c(0,0))+
    scale_x_continuous("Days in the experiment (H phase)", limits = c(80, 112),
                     breaks = seq(80, 110, by=7), expand = c(0,0))+
    
    stat_summary(fun.data = "mean_cl_boot",geom = "errorbar", width = 1,
                   position = position_dodge(1) )+
    stat_summary(fun.y=mean, geom="line", position = position_dodge(1), 
                   linetype=1, alpha=0.5) + 
    #stat_summary(fun.y=mean, geom="point", size =1,
    #               position=position_dodge(width=1), alpha=0.8)  +
    ggthe_bw
  
  Model_Ss_H_plot+ facet_grid(~InitialCommunity)
## ---- chunk 39
# 1. Ssid- Days 
      LME_Ssid.HF<-lmer(YII ~ Treatment * DaysF * InitialCommunity +
                       (1|Genotype) + (1|Fragment) +(1|Replicate), 
                        data=YII.Ssid.H, na.action=na.omit)
      lmerTest::step (LME_Ssid.HF) # Replicate is not significant
      ranova(LME_Ssid.HF)
      
      LME_Ssid.HF.1<-lmer(YII ~ Treatment * DaysF * InitialCommunity + (1 | Fragment),
                      data=YII.Ssid.H, na.action=na.omit)
      lmerTest::step (LME_Ssid.HF.1)
      anova(LME_Ssid.HF.1)
## ---- chunk 40
# 2. Predict values:
    pred_SsidHF <- predict(LME_Ssid.HF.1,re.form = NA)

# 3. Bootstrap CI:
    Ss.bootHF <- bootMer(LME_Ssid.HF.1, predict, nsim = 1000, re.form = NULL) # include random effects, reduce CI lot!
    std.err <- apply(Ss.bootHF$t, 2, sd)
    CI.lo_HF.S <- pred_SsidHF - std.err*1.96
    CI.hi_HF.S <- pred_SsidHF + std.err*1.96
## ---- chunk 41
# 4. Plot
  Model_Ss_HF_plot<- ggplot(
    YII.Ssid.H, aes(x = Days, y = YII, colour = Treatment)) +
    geom_line(aes(y = pred_SsidHF),size=2) +
    #geom_point(aes(fill=factor(Treatment)),
    #         shape = 21, colour = "black", size = 2, stroke = 0.3, alpha=0.3) +
    geom_ribbon(aes(ymin = CI.lo_HF.S, ymax = CI.hi_HF.S),
                size=2, alpha = 0.1, linetype = 0) +
    #scale_color_manual(values=my_colours) +
    #scale_fill_manual(values=my_colours) +
    scale_y_continuous(name=expression(~italic("Fv / Fm")), 
                       limits = c(0.1, 0.55), 
                       breaks = seq(0.1, 0.5, by=0.1), expand = c(0,0))+
    scale_x_continuous("Days in the experiment (H phase)", limits = c(80, 112),
                     breaks = seq(80, 110, by=7), expand = c(0,0))+
    
    stat_summary(fun.data = "mean_cl_boot",geom = "errorbar", width = 1,
                   position = position_dodge(1) )+
    #stat_summary(fun.y=mean, geom="point", size =1,
    #               position=position_dodge(width=1), alpha=0.8)  +
    ggthe_bw
  
  Model_Ss_HF_plot + facet_grid(~InitialCommunity)
## ---- chunk 42
# 5. EMMs
    Ssid.YII.emmH<-emmeans(LME_Ssid.HF.1, ~ Treatment*DaysF*InitialCommunity)
      #contrast(Ssid.YII.emmH, "tukey")
      
      Ssid.YII_groupsH<-cld(Ssid.YII.emmH, by=NULL) # compact-letter display
      Ssid.YII_groupsH<-Ssid.YII_groupsH[order(
        Ssid.YII_groupsH$Days,
        Ssid.YII_groupsH$Treatment,
        Ssid.YII_groupsH$InitialCommunity),]
      Ssid.YII_groupsH
      #write.csv(Ssid.YII_groupsH, "Outputs/Multicomp_SsidYIIH.csv", row.names = F)
## ---- chunk 43
# Creates bibliography 
#knitr::write_bib(c(.packages()), "packages.bib")
